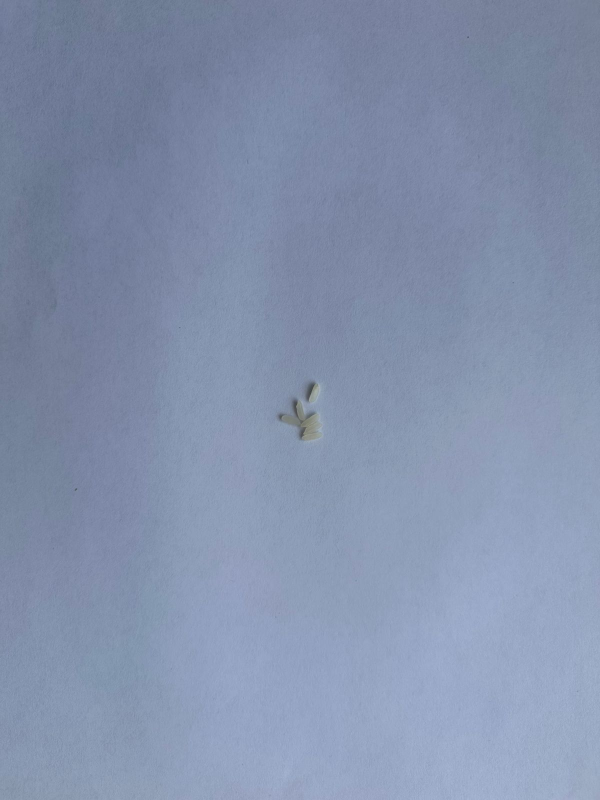
#> input picture dataset/positivas/pos1.jpeg, 1200 x 1600 px (shown at 1/2 size)
$ python crear_dataset.py
#> lines starting #> are read from the running program, lines starting #| are printed output that depends on the picture; after the words box and inside, x2 and y2 are one past the last pixel; in counts of white or black regions, pixels touching at a corner belong together
import os
import cv2
import numpy as np
import pandas as pd

# Carpeta donde está este script
BASE_PATH = os.path.dirname(os.path.abspath(__file__))

POS_PATH = os.path.join(BASE_PATH, "dataset", "positivas")
NEG_PATH = os.path.join(BASE_PATH, "dataset", "negativas")

GRIS_PATH = os.path.join(BASE_PATH, "procesadas", "grises")
BIN_PATH = os.path.join(BASE_PATH, "procesadas", "binarias")

os.makedirs(GRIS_PATH, exist_ok=True)
os.makedirs(BIN_PATH, exist_ok=True)

data = []

print("Ejecutando script desde:")
print(BASE_PATH)
print("Guardando grises en:")
print(GRIS_PATH)
print("Guardando binarias en:")
print(BIN_PATH)


def procesar_imagenes(carpeta, etiqueta):
#> called with carpeta = 'dataset/positivas', etiqueta = 1
    print(f"\nProcesando: {carpeta}")

    if not os.path.exists(carpeta):
        print("ERROR: No existe esta carpeta.")
        return

    for nombre_archivo in os.listdir(carpeta):
        ruta_imagen = os.path.join(carpeta, nombre_archivo)

        if not os.path.isfile(ruta_imagen):
            continue

        imagen = cv2.imread(ruta_imagen)
#> imagen is the input picture: shape (1600, 1200, 3); mean B, G, R 172.7, 145.4, 131.8

        if imagen is None:
            print(f"No se pudo leer: {ruta_imagen}")
            continue

        gris = cv2.cvtColor(imagen, cv2.COLOR_BGR2GRAY)
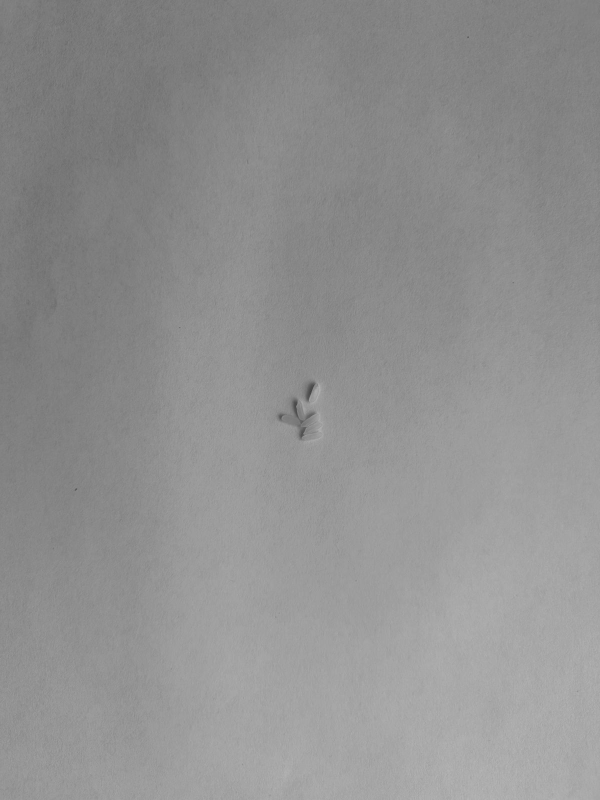
#> gris: shape (1600, 1200) (shown at 1/2 size); min 55, max 185, mean 144.5
        redimensionada = cv2.resize(gris, (128, 128))
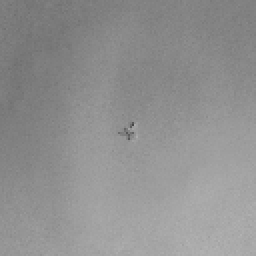
#> redimensionada: shape (128, 128) (shown 2 times larger); min 70, max 179, mean 144.4

        _, binaria = cv2.threshold(redimensionada, 127, 1, cv2.THRESH_BINARY)
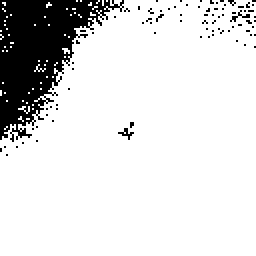
#> binaria: shape (128, 128) (shown 2 times larger); values 0 (black) and 1 (white), 86.3% white; 84 black regions (83 under 20 px), largest, box (x1, y1, x2, y2) and area: (0, 0, 62, 71) 2073
        binaria_vis = binaria * 255

        # Guardar como PNG para evitar problemas con JPEG
        nombre_sin_ext = os.path.splitext(nombre_archivo)[0]

        ruta_gris = os.path.join(GRIS_PATH, nombre_sin_ext + "_gris.png")
        ruta_binaria = os.path.join(BIN_PATH, nombre_sin_ext + "_binaria.png")

        ok_gris = cv2.imwrite(ruta_gris, redimensionada)
        ok_binaria = cv2.imwrite(ruta_binaria, binaria_vis)

        print(f"{nombre_archivo} -> gris: {ok_gris}, binaria: {ok_binaria}")
#| pos1.jpeg -> gris: True, binaria: True

        vector = binaria.flatten()
#> vector = 16384 values, max 1 at index 38, min 0 at index 0, mean 0.863
        vector_con_etiqueta = np.append(vector, etiqueta)
#> vector_con_etiqueta = 16385 values, max 1 at index 38, min 0 at index 0, mean 0.863
        data.append(vector_con_etiqueta)


procesar_imagenes(POS_PATH, 1)
procesar_imagenes(NEG_PATH, 0)
#> call 2 of procesar_imagenes, with carpeta = 'dataset/negativas', etiqueta = 0
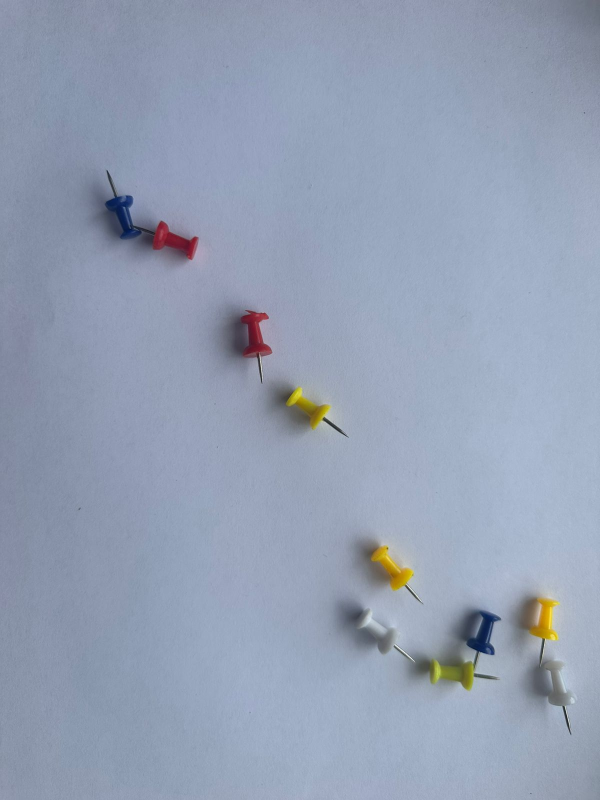
#> input picture dataset/negativas/neg1.jpeg, 1200 x 1600 px (shown at 1/2 size)
#> in procesar_imagenes, imagen is the input picture: shape (1600, 1200, 3); mean B, G, R 180.3, 159.6, 148.3
#> in procesar_imagenes (call 2), `gris = cv2.cvtColor(imagen, cv2.COLOR_BGR2GRAY)`:
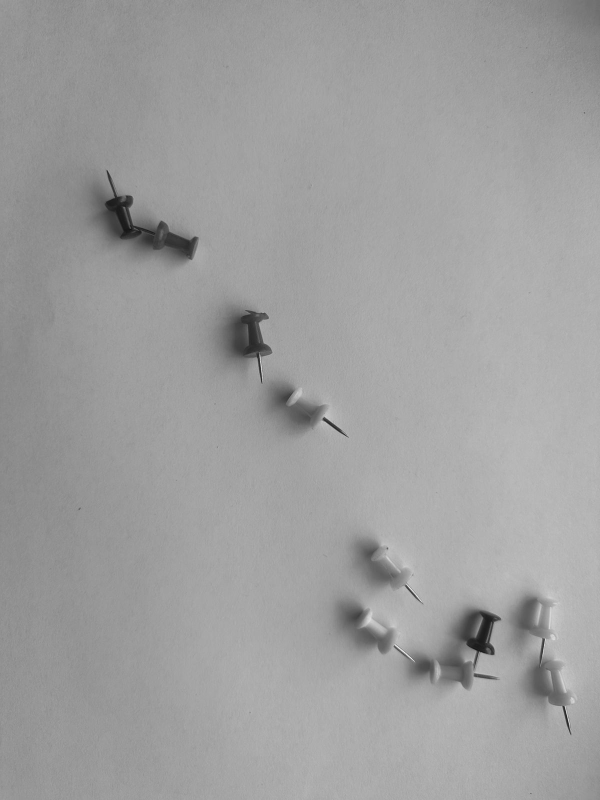
#> gris: shape (1600, 1200) (shown at 1/2 size); min 13, max 255, mean 158.6
#> in procesar_imagenes (call 2), `redimensionada = cv2.resize(gris, (128, 128))`:
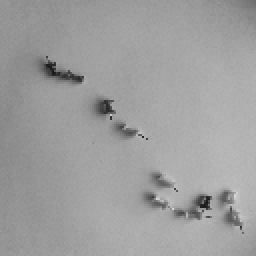
#> redimensionada: shape (128, 128) (shown 2 times larger); min 26, max 216, mean 158.5
#> in procesar_imagenes (call 2), `_, binaria = cv2.threshold(redimensionada, 127, 1, cv2.THRESH_BINARY)`:
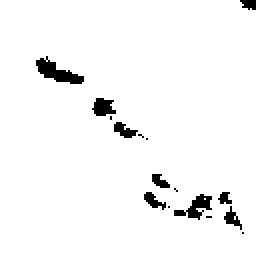
#> binaria: shape (128, 128) (shown 2 times larger); values 0 (black) and 1 (white), 96.4% white; 16 black regions (7 under 20 px), largest, box (x1, y1, x2, y2) and area: (18, 28, 42, 42) 151, (87, 97, 106, 110) 106, (46, 49, 58, 58) 76
#| neg1.jpeg -> gris: True, binaria: True
#> in procesar_imagenes (call 2), `vector = binaria.flatten()`: vector = 16384 values, max 1 at index 0, min 0 at index 120, mean 0.964
#> in procesar_imagenes (call 2), `vector_con_etiqueta = np.append(vector, etiqueta)`: vector_con_etiqueta = 16385 values, max 1 at index 0, min 0 at index 120, mean 0.964

df = pd.DataFrame(data)
#> df = table of 2 rows and 16385 columns

csv_path = os.path.join(BASE_PATH, "dataset.csv")
df.to_csv(csv_path, index=False)

print("\nCSV generado correctamente.")
print("Archivo CSV:", csv_path)
print("Filas:", df.shape[0])
#| Filas: 2
print("Columnas:", df.shape[1])
#| Columnas: 16385
